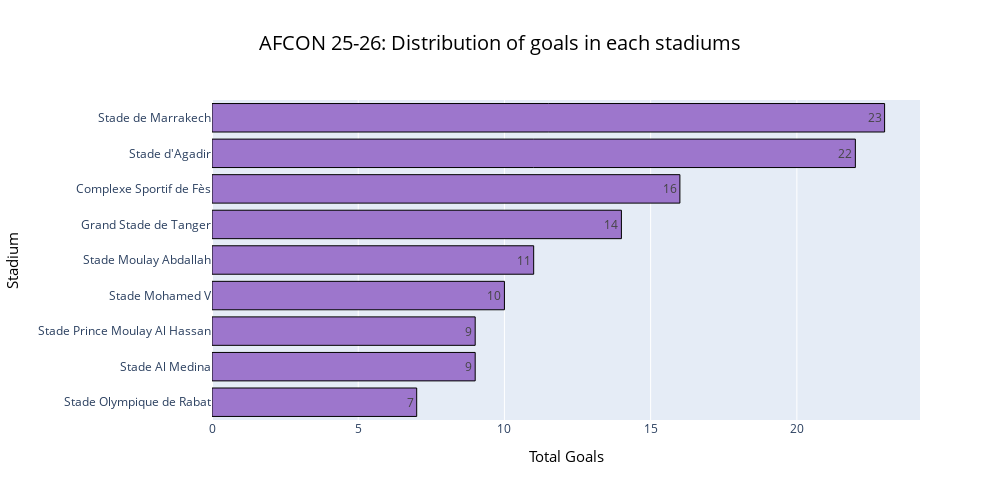

The code cell stored with this chart in its notebook:
### Code cell
# Distribution of goals in each stadiums :
stadium_goals=afcon.groupby("stadium_name")["total_goals"].sum().sort_values()
fig=px.bar(stadium_goals,title="AFCON 25-26: Distribution of goals in each stadiums",color_discrete_sequence=["#9d76cc"],orientation="h",labels={"value":"Goals","stadium_name":"Stadium"},text_auto=True) 
fig.update_layout(xaxis_title="Total Goals",yaxis_title="Stadium",bargap=0.2,width=1000,height=500,showlegend=False,title_x=0.5,title_font=dict(size=20,color="black"),xaxis_title_font=dict(size=15,color="black"),yaxis_title_font=dict(size=15,color="black"))
fig.update_traces(marker_line_color='black',marker_line_width=1)
fig.show()

### Figure 1 — Plotly figure (JSON) as saved in the notebook; plotly's stock layout.template omitted (floating-point values rounded to 4 significant figures)
{"data": [{"alignmentgroup": "True", "hovertemplate": "variable=total_goals<br>Goals=%{x}<br>Stadium=%{y}<extra></extra>", "legendgroup": "total_goals", "marker": {"color": "#9d76cc", "line": {"color": "black", "width": 1}, "pattern": {"shape": ""}}, "name": "total_goals", "offsetgroup": "total_goals", "orientation": "h", "showlegend": true, "textposition": "auto", "texttemplate": "%{x}", "type": "bar", "x": [7, 9, 9, 10, 11, 14, 16, 22, 23], "xaxis": "x", "y": ["Stade Olympique de Rabat", "Stade Al Medina", "Stade Prince Moulay Al Hassan", "Stade Mohamed V", "Stade Moulay Abdallah", "Grand Stade de Tanger", "Complexe Sportif de Fès", "Stade d'Agadir", "Stade de Marrakech"], "yaxis": "y"}], "layout": {"bargap": 0.2, "barmode": "relative", "height": 500, "legend": {"title": {"text": "variable"}, "tracegroupgap": 0}, "showlegend": false, "title": {"font": {"color": "black", "size": 20}, "text": "AFCON 25-26: Distribution of goals in each stadiums", "x": 0.5}, "width": 1000, "xaxis": {"anchor": "y", "domain": [0, 1], "title": {"font": {"color": "black", "size": 15}, "text": "Total Goals"}}, "yaxis": {"anchor": "x", "domain": [0, 1], "title": {"font": {"color": "black", "size": 15}, "text": "Stadium"}}}}
